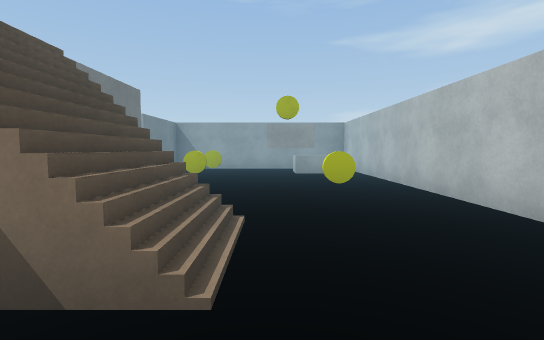
view 1 (above)

18 first-person views from a walk through a Unity game level. The camera is 1.3 m above the floor, tilts 4° down and sees 85° across. The floor is counted in squares, 2 m on a side. Each view is taken from the middle of a square. On the plan, view 1 faces up. The plan holds only what a view shows up to about 9 squares ahead; the rest is blank. The player is left out. Surface patterns are stand-ins for the level's own textures.

view 2
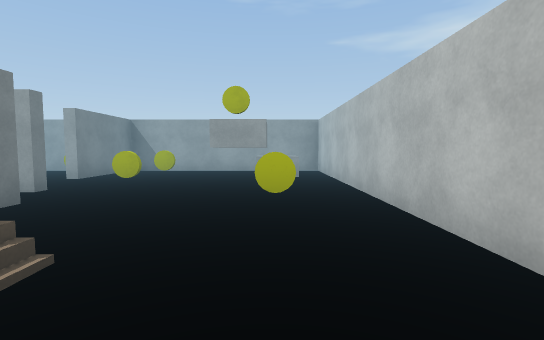

view 3
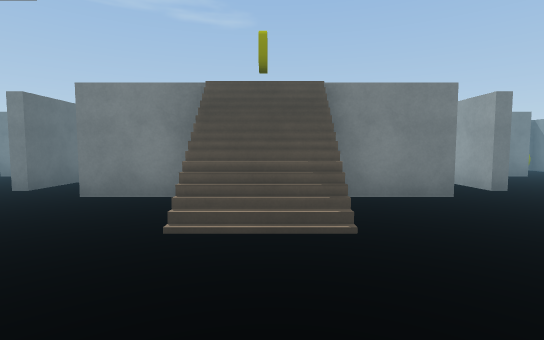

view 4
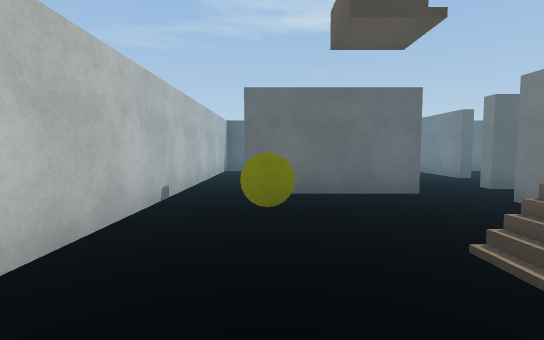

view 5
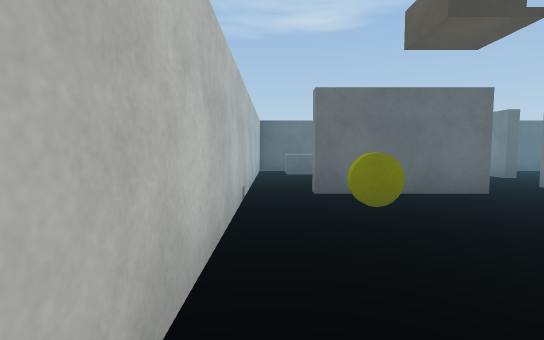

view 6
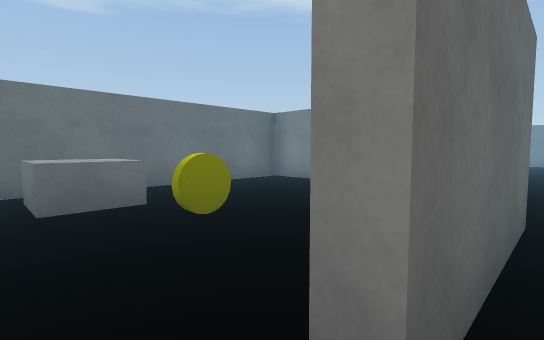

view 7
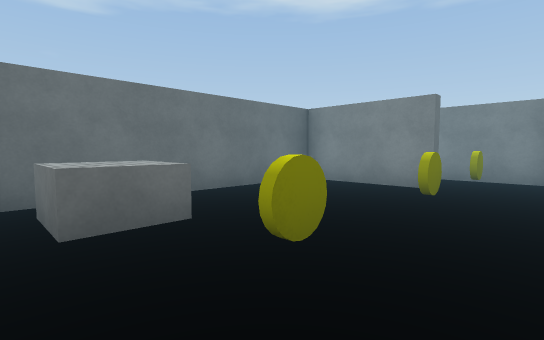

view 8
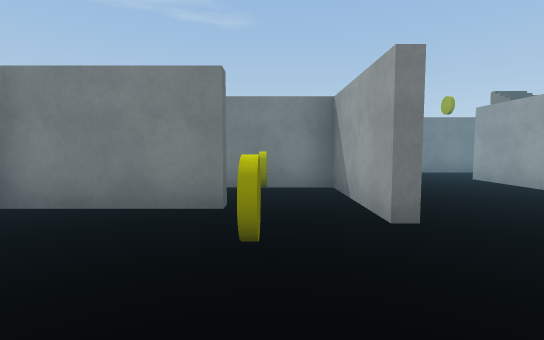

view 9
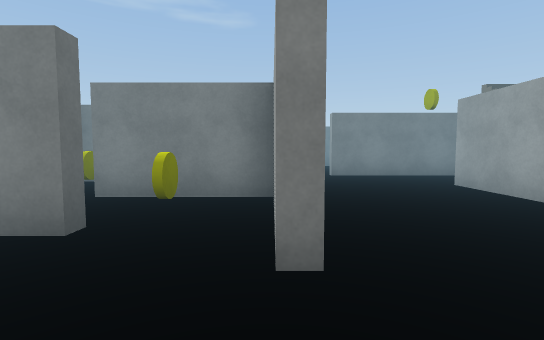

view 10
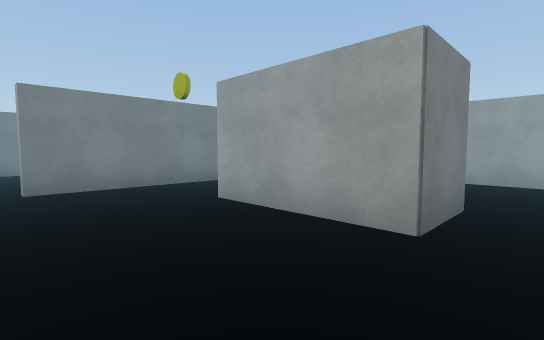

view 11
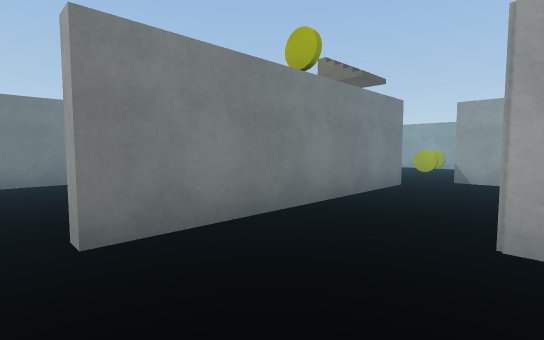

view 12
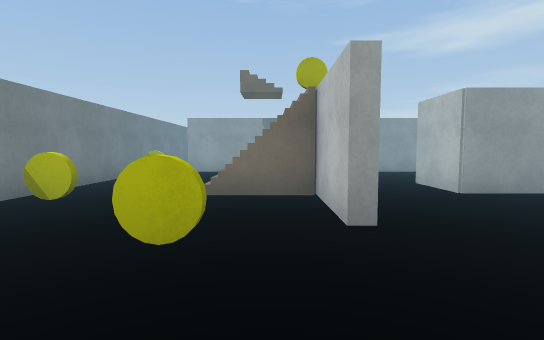

view 13
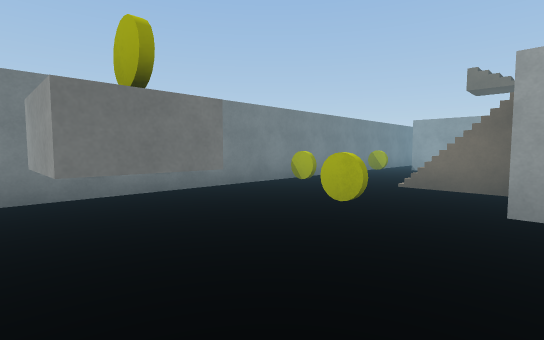

view 14
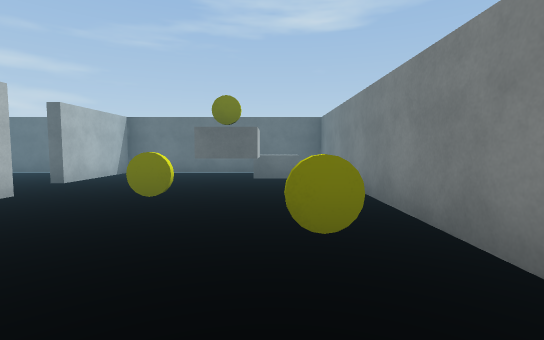

view 15
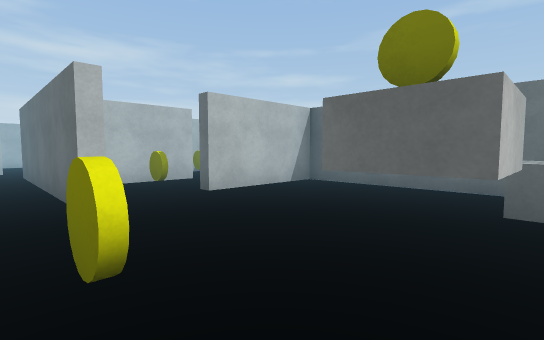

view 16
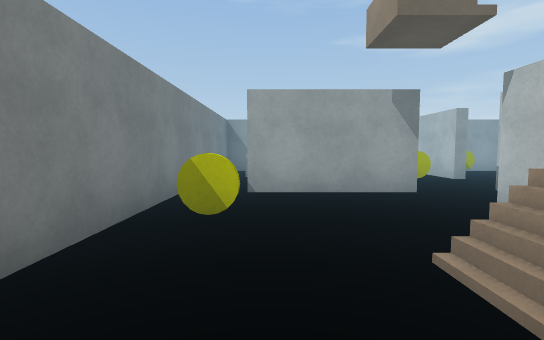

view 17
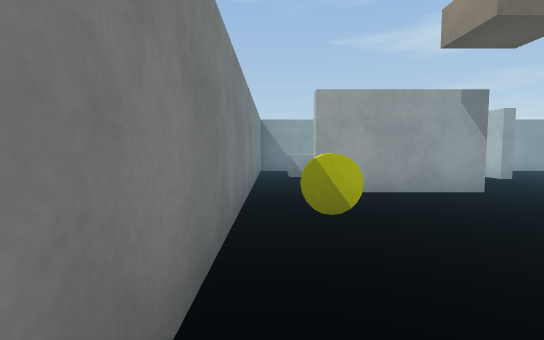

view 18
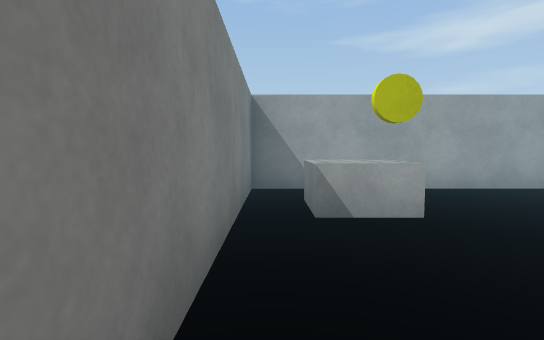

### Floor plan
Key: @ floor where view 1 was taken; # wall or solid block; . main floor; : floor 3 m higher than the main floor; / step, stairs or slope; B block; C yellow coin; O other object.
Columns run from 13 left of view 1 to 3 right of it. Each row starts with its distance up from view 1.
 10 #################
  9 #.....#O.O#...B.#
  8 #.B.O.#...#C..B.#
  7 #.......#....BB.#
  6 #.###C#####C....#
  5 #.............C.#
  4 #....#.. ..#....#
  3 #C...#.. ..#....#
  2 #../ #.###.:/...#
  1 #..//#.....#/...#
  0 #.C..#.....#.@C.#
 -1 #..C........###.#
 -2 #.....#####.....#
 -3 #..B...C#C.C..C.#
 -4 #.....#.#.#.....#
 -5 #.B...#C.O#...B.#
 -6  ################

Positions as (right, up) in squares from view 1, and headings:
1: (0, 0), facing up
2: (1, 1), facing up
3: (2, 2), facing left
4: (1, 3), facing down
5: (2, 3), facing down
6: (2, -1), facing down-left
7: (2, -2), facing down-left
8: (0, -3), facing left
9: (-1, -2), facing left
10: (-3, -1), facing up-left
11: (-6, -1), facing up-left
12: (-9, -3), facing up
13: (-8, -4), facing up-left
14: (-11, 2), facing down
15: (-11, -1), facing down-right
16: (-11, 1), facing up
17: (-12, 1), facing up
18: (-12, 5), facing up
